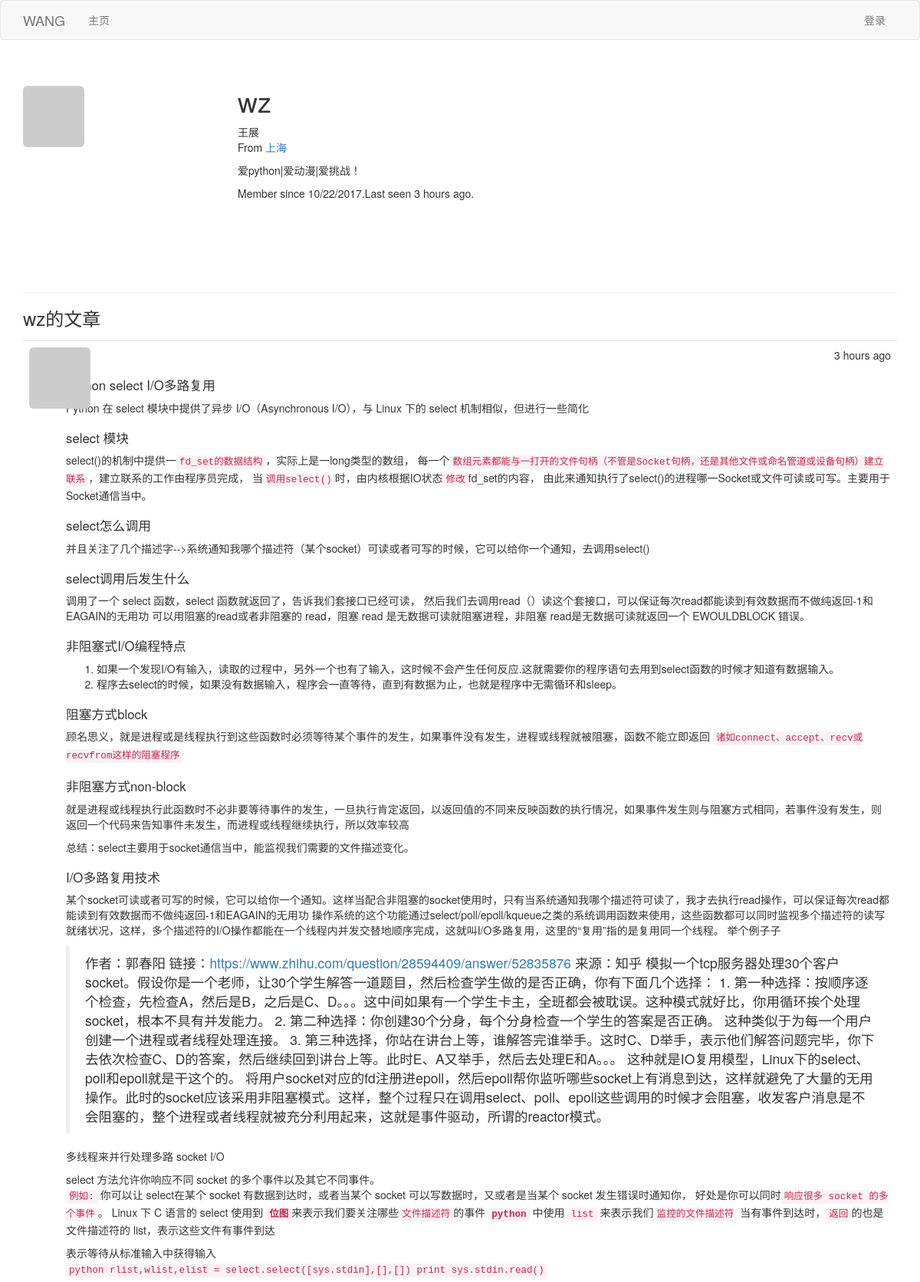
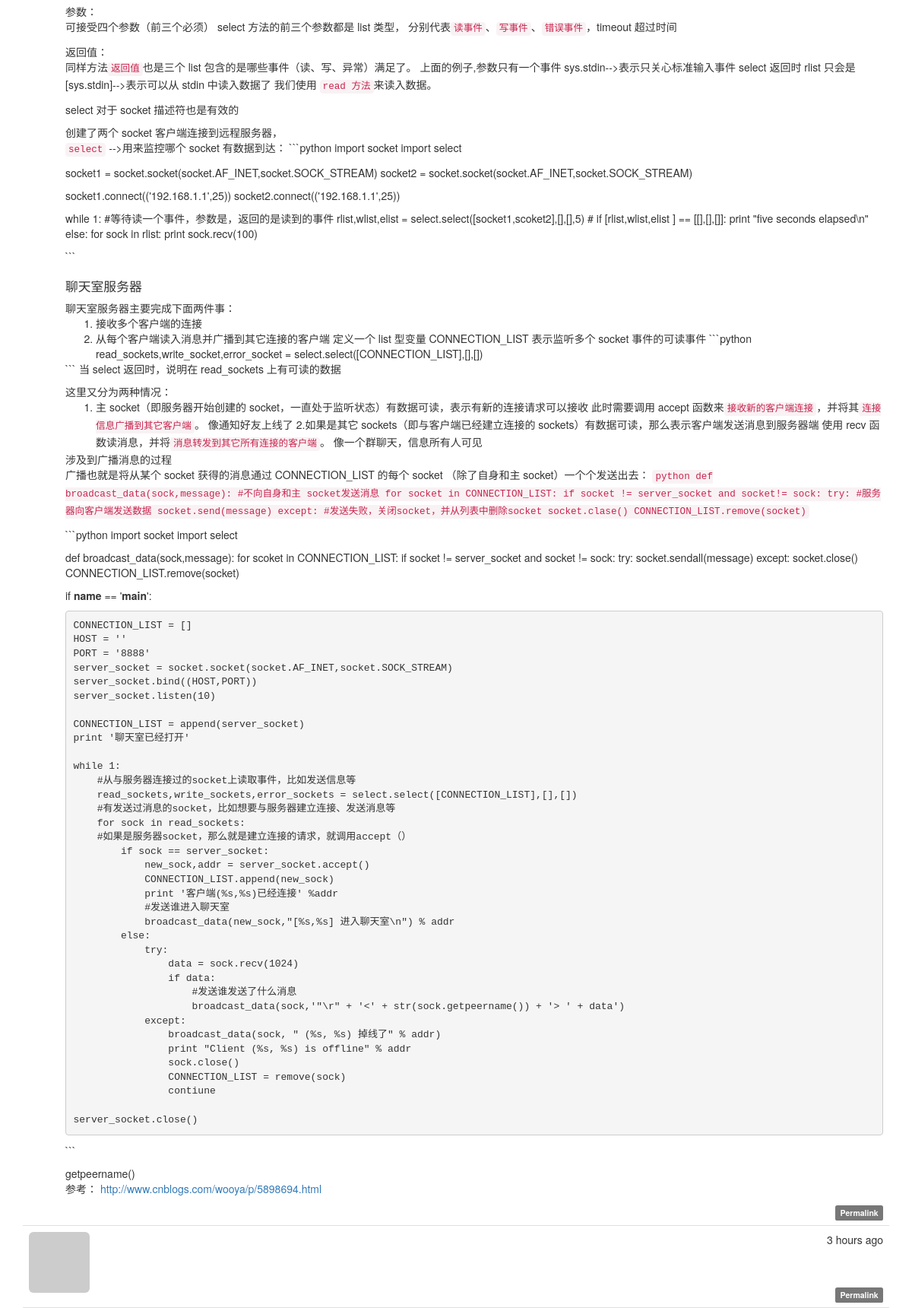
Page /user/wz on the committed database (2 pictures, top to bottom).
### app/models.py (models this page shows, shortened)
class User(UserMixin, db.Model):
    __tablename__ = 'users'
    id = db.Column(db.Integer, primary_key=True)
    email = db.Column(db.String(64), unique=True, index=True)
    username = db.Column(db.String(64), unique=True, index=True)
    role_id = db.Column(db.Integer, db.ForeignKey('roles.id'))
    password_hash = db.Column(db.String(128))
    confirmed=db.Column(db.Boolean,default=False)
    name=db.Column(db.String(64))#真实姓名
    location=db.Column(db.String(64))#所在地
    about_me=db.Column(db.Text())#自我介绍
    member_since=db.Column(db.DateTime(),default=datetime.utcnow)#注册日期
    last_seen=db.Column(db.DateTime(),default=datetime.utcnow)#最后访问日期
    avatar_hash=db.Column(db.String(32))
    posts=db.relationship('Post',backref='author',lazy='dynamic')
    @property
    def password(self):
        raise AttributeError('password is not a readable attribute')
    def gravatar(self,size=100,default='identicon',rating='g'):
        if request.is_secure:
            url='https://secure.gravatar.com/avatar'
        else:
            url='http://www.gravatar.com/avatar'
        hash=self.avatar_hash or hashlib.md5(self.email.encode('utf-8')).hexdigest()
        return '{url}/{hash}?s={size}&d={default}&r={rating}'.format(
                url=url,hash=hash,size=size,default=default,rating=rating)

class Post(db.Model):
    __tablename__='posts'
    id=db.Column(db.Integer,primary_key=True)
    title = db.Column(db.Text)
    body=db.Column(db.Text)
    timestamp=db.Column(db.DateTime,index=True,default=datetime.utcnow)#时间戳
    author_id=db.Column(db.Integer,db.ForeignKey('users.id'))#作者ip
    body_html=db.Column(db.Text)

### app/main/views.py (the view)
@main.route('/user/<username>')#资料页面的路由
def user(username):
	user=User.query.filter_by(username=username).first()
	if user is None:
		abort(404)
	posts=user.posts.order_by(Post.timestamp.desc()).all()#从数据库中查询，并按照时间排序
	return render_template('user.html',user=user,posts=posts)

### app/auth/views.py (called while the page is built)
@auth.before_app_request#决定用户确认前可以做什么操作
def before_request():#允许未确认的用户登陆
    if current_user.is_authenticated:
        current_user.ping()
        if not current_user.confirmed \
                and request.endpoint[:5]!='auth.':
            return redirect(url_for('auth.unconfirmed'))#但是显示未登录的页面

### app/main/__init__.py (called while the page is built)
@main.app_context_processor#Permission类加入模版上下文
def inject_permissions():#上下文处理器，可让Permission变量在全局中可访问
	return dict(Permission=Permission)

### app/models.py (called while the page is built)
    def is_administrator(self):#但是没有任何的权限
        return False

### app/templates/user.html (shortened to what this page needs)
{% extends "base.html" %}
{% block page_content %}
<div class="page-header">
    <img class="img-rounded profile-thumbnail" src="{{ user.gravatar(size=256)}}">
    <div class="profile-header">
        <h1>{{user.username}}</h1>
        {% if user.name or user.location %}
        <p>
            {% if user.name %}{{ user.name}}<br>{% endif %}
            {% if user.location %}
                From <a href="http://maps.google.com/?q={{ user.location }}">
                    {{user.location}}</a><br>
            {% endif %}
        </p>
        {% endif %}
        {% if user.about_me %}<p>{{user.about_me}}</p>{% endif %}
        <p>
            Member since {{ moment(user.member_since).format('L')}}.Last seen
            {{ moment(user.last_seen).fromNow()}}.
        </p>
    </div>
</div>
<h3> {{user.username}}的文章 </h3>
{% include '_posts.html' %}
{% endblock %}

### app/templates/base.html (shortened to what this page needs)
{% extends "bootstrap/base.html" %}
{% block head %}
{{ super() }}
<link rel="stylesheet" href="../../static/styles.css" type="text/css" charset="utf-8" >
{% endblock %}
{% block navbar %}
<div class="navbar navbar-default" role="navigation">
    <div class="container">
        <div class="navbar-header">
            <a class="navbar-brand" href="{{ url_for('main.index') }}">WANG</a>
        </div>
        <div class="navbar-collapse collapse">
            <ul class="nav navbar-nav">
                <li><a href="{{ url_for('main.index') }}">主页</a></li>
            </ul>
            <ul class="nav navbar-nav navbar-right">
                {% if current_user.is_authenticated %}
                <li class="dropdown">
                    <a href="#" class="dropdown-toggle" data-toggle="dropdown">
                        <img src="{{ current_user.gravatar(size=18) }}">
                        账户 <b class="caret"></b>
                    </a>
                    <ul class="dropdown-menu">
                        <li><a href="{{ url_for('auth.change_password') }}">修改密码</a></li>
                        <li><a href="{{ url_for('auth.change_email_request') }}">修改邮件</a></li>
                        <li><a href="{{ url_for('auth.logout') }}">退出</a></li>
                    </ul>
                </li>
                {% else %}
                <li><a href="{{ url_for('auth.login') }}">登录</a></li>
                {% endif %}
            </ul>
        </div>
    </div>
</div>
{% endblock %}
{% block content %}
<div class="container">
    {% block page_content %}{% endblock %}
</div>
{% endblock %}

### app/templates/_posts.html (shortened to what this page needs)
<ul class="posts">
    {% for post in posts %}
    <li class="post">
        <div class="post-thumbnail">
            <a href="{{ url_for('.user', username=post.author.username) }}">
                <img class="img-rounded profile-thumbnail" src="{{ post.author.gravatar(size=40) }}">
            </a>
        </div>
        <div class="post-content">
            <div class="post-date">{{ moment(post.timestamp).fromNow() }}</div>
            <div class="post-author"><a href="{{ url_for('.user', username=post.author.username) }}">{{ post.author.username }}</a></div>
            <div class="post-body">
                {% if post.body_html %}
                    {{ post.body_html | safe }}
                {% else %}
                    {{ post.body }}
                {% endif %}
            </div>
            <div class="post-footer">
                <a href="{{ url_for('.post', id=post.id) }}">
                    <span class="label label-default">Permalink</span>
                </a>
            </div>
        </div>
    </li>
    {% endfor %}
</ul>

### app/static/styles.css (style rules this page uses)
.profile-thumbnail { position: absolute; }
.profile-header { min-height: 260px; margin-left: 280px; }
ul.posts { list-style-type: none; padding: 0px; margin: 16px 0px 0px 0px; border-top: 1px solid #e0e0e0; }
ul.posts li.post { padding: 8px; border-bottom: 1px solid #e0e0e0; }
div.post-date { float: right; }
div.post-author { font-weight: bold; }
div.post-thumbnail { position: absolute; }
div.post-content { margin-left: 48px; min-height: 48px; }
div.post-footer { text-align: right; }
.post-body h1 { font-size: 140%; }
.post-body h3 { font-size: 120%; }

### rows in the picture
User: username "wz", name "王展", location "上海", about_me "爱python|爱动漫|爱挑战！", member_since "10/22/2017", last_seen "3 hours ago"
Post: timestamp "3 hours ago", body_html "Python select I/O多路复用 Python 在 select 模块中提供了异步 I/O（Asynchronous I/O），与 Linux 下的 select 机制相似，但进行一些简化 select 模块 select()的机制中提供一 fd_set的数据结构 ，实际上是一long类型的数组， 每一个 数组元素都能与一打开的文件句柄（不管是Socket句柄，还是其他文件或命名管道或设备句柄）建立联系 ，建立联系的工作由程序员完成， 当 调用select() 时，由内核根据IO状态 修改 fd_set的内容， 由此来通知执行了select()的进程哪一Socket或文件可读或可写。主要用于Socket通信当中。 select怎么调用 并且关注了几个描述字-->系统通知我哪个描述符（某个socket）可读或者可写的时候，它可以给你一个通知，去调用select() select调用后发生什么 调用了一个 select 函数，select 函数就返回了，告诉我们套接口已经可读， 然后我们去调用read（）读这个套接口，可以保证每次read都能读到有效数据而不做纯返回-1和EAGAIN的无用功 可以用阻塞的read或者非阻塞的 read，阻塞 read 是无数据可读就阻塞进程，非阻塞 read是无数据可读就返回一个 EWOULDBLOCK 错误。 非阻塞式I/O编程特点 如果一个发现I/O有输入，读取的过程中，另外一个也有了输入，这时候不会产生任何反应.这就需要你的程序语句去用到select函数的时候才知道有数据输入。…"
Post: timestamp "3 hours ago"
